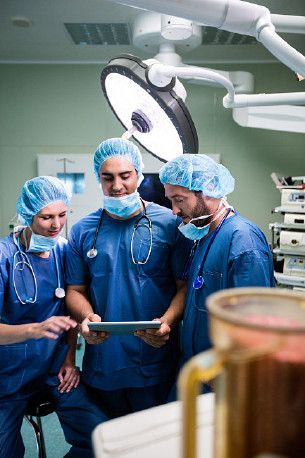
#> input picture Program/He Li/OPENCV/Photos/mask.jpg, 305 x 458 px
$ python smoothing.py
#> lines starting #> are read from the running program, lines starting #| are printed output that depends on the picture
# 将讨论如何使用各种模糊技术平滑和模糊图像
# 平滑图像是因为图像有很多噪声, 噪声的产生分外部噪声和内部噪声：
#   外部噪声，即指系统外部干扰以电磁波或经电源串进系统内部而引起的噪声. 如电气设备, 天体放电现象等引起的噪声.
#   内部噪声：一般又可分为以下四种:
#       （1）由光和电的基本性质所引起的噪声.
#       （2）电器的机械运动产生的噪声.
#       （3）器材材料本身引起的噪声.
#       （4）系统内部设备电路所引起的噪声.
# kernel: kernel size 和窗口的行数与列数相关, 如果一个窗口有三行三列, 他的kernel size的大小就是3*3
# blur 就是将窗口中间的像素作为包围这个像素的整体像素的结果，也叫做周围像素.
# 滤波窗口内，距离中心点越近的点的权重越大; 这种只关注距离的思想在某些情况下是可行的,
# 例如在平坦的区域，距离越近的区域其像素分布也越相近, 自然地，这些点的像素值对滤波中心点的像素值更有参考价值.
# 但是在像素值出现跃变的边缘区域，这种方法会适得其反，损失掉有用的边缘信息。此时就出现了一类算法——边缘保护滤波方法
# 算法思想很简单，在高斯滤波的基础上加入了像素值权重项，也就是说既要考虑距离因素，也要考虑像素值差异的影响
# 双边滤波：
#   void bilateralFilter( InputArray src, OutputArray dst, int d,
#                                    double sigmaColor, double sigmaSpace,
#                                    int borderType = BORDER_DEFAULT );
#   src: 表示输入图像
#   dst: 表示输出图像
#   d: 表示滤波窗口的直径, 此函数中选取的窗口是圆形
#   sigmaColor: 像素值域方差, 意味着邻域中有更多颜色，但会在计算模糊时考虑.
#   sigmaSpace: 空间域方差, 此值越大, 表明计算中心点像素的时候附近需要参与计算的像素越多
#               如果 d 的值大于0则无效，否则根据它来计算 d 值

import cv2 as cv

img = cv.imread('Photos/mask.jpg')
#> img is the input picture: shape (458, 305, 3); mean B, G, R 121.9, 116, 105.1
cv.imshow('rubbish', img)

# Averaging: 在图像的特定部分定义了一个内核窗口
#           这个窗口将使用所有周围像素强度的平均值作为像素的中心值,
#           只保留中心值, 后窗口向右移动, 后向下移动
#           和卷积的计算相似, 所以kernel size 的大小越大, 模糊程度越高
average = cv.blur(img, (3, 3))
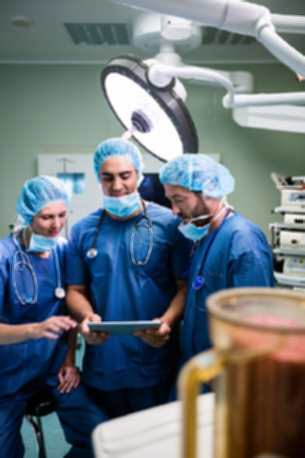
#> average: shape (458, 305, 3); mean B, G, R 121.9, 116, 105.1
cv.imshow('Average', average)

# Gaussian Blur: 与Averaging不同的是周围的像素都被赋予一个特定的权重
#                而不是计算平均值, 所以他的模糊度没有Averaging那么强
gauss = cv.GaussianBlur(img, (3, 3), 0)
cv.imshow('Gaussian Blur', gauss)

# Median Blur 与Averaging基本一致, 除了它不是查找周围像素的平均值, 而是查找周围像素的中值.
#             通常, 这种方式在去除噪声方面有更好的效率.
median = cv.medianBlur(img, 3)
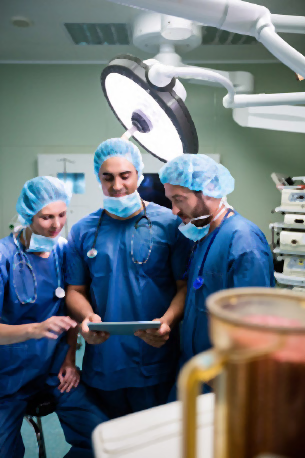
#> median: shape (458, 305, 3); mean B, G, R 122, 116, 104.8
cv.imshow('Median Blur', median)

# Bilateral 这个算法的效率最高
bilateral = cv.bilateralFilter(img, 5, 15, 15)
cv.imshow('Bilateral', bilateral)


cv.waitKey(0)
